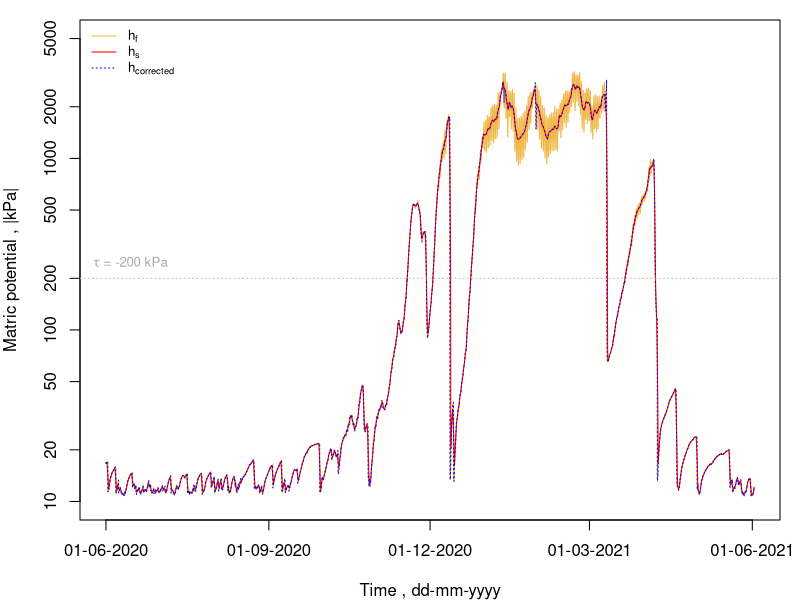
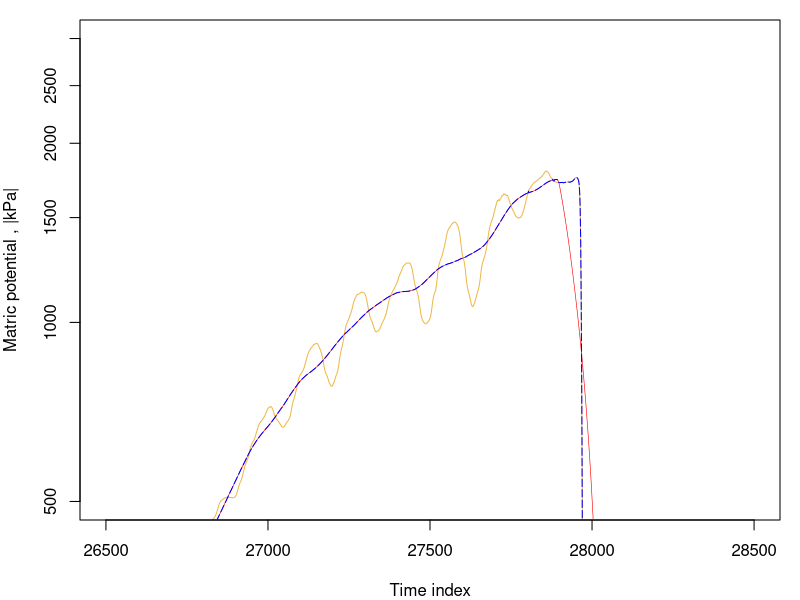
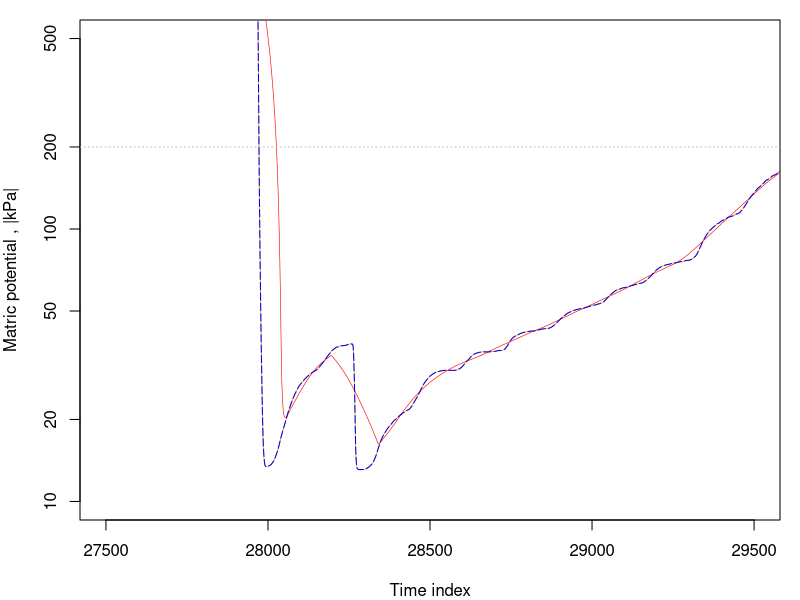

These figures' R source, in order:
rm(list = ls())

# ---- Day-scale Temperature Sensitivity Correction ----
#' @author Sebastián Bravo Peña, Meindert Commelin, & Ole Wendroth
 
# This approach first requires the computation of the noise signal. For which 
# we proposed the Convergence-Divergence Noise Signal (CDNS) function. 

#' @title Convergence-Divergence Noise Signal (CDNS): rollmean.cdns() 
#' @description Computes centered fast and slow simple moving averages (SMA) to 
#' calculate the noise signal. 
#' @param data Data frame with columns order as follows:
#' date = 1st col, date-time
#' num  = 2nd col, number of observation 
#' mp   = 3th col, absolute value of pressure head
#' @param k1 odd-number window size for fast SMA
#' @param k2 odd-number window size for slow SMA

# Creating a temporary data frame with the new indexes (extremes discarded)
# the idx will start from 1 + (k-1)/2, and end nrow(data) - (k-1)/2
# so the first value of the new df can calculate the MA from data rows  
# Two data frames will run in parallel
rollmean.cdns <- function(data, k1, k2) {
  
  # FAST simple moving average (SMA)
  idx_f <- seq(from = 1+(k1-1)/2, to = (nrow(data)-(k1-1)/2), by = 1)
  df_f  <- data.frame(idx_f) # creates the first column in the df_f
  
  # Calculating fast SMA average for head, theta and temp
  for (i in 3:ncol(data)) {
    df_f[[paste0(names(data)[i], "_f")]] <- NA
    
    for (j in idx_f) {
      if (any(!is.na(data[(j-(k1-1)/2):(j+(k1-1)/2), i]))) {
        df_f[j-(k1-1)/2, paste0(names(data)[i], "_f")] <- mean((data[(j-(k1-1)/2):(j+(k1-1)/2), i]), na.rm = TRUE)
      } else {
        df_f[j-(k1-1)/2, paste0(names(data)[i], "_f")] <- data[(j-(k1-1)/2), i]
      }
    }
  }
  # SLOW simple moving average (SMA)
  idx_s <- seq(from = 1+(k2-1)/2, to = (nrow(data)-(k2-1)/2), by = 1)
  df_s  <- data.frame(idx_s) # this create the first column in the df_s
  
  # Calculating moving average for head
  for (i in 3) {
    df_s[[paste0(names(data)[i], "_s")]] <- NA
    
    for (j in idx_s) {
      if (any(!is.na(data[(j-(k2-1)/2):(j+(k2-1)/2), i]))) {
        df_s[j-(k2-1)/2, paste0(names(data)[i], "_s")] <- mean((data[(j-(k2)/2):(j+(k2-1)/2), i]), na.rm = TRUE)
      } else {
        df_s[j-(k2-1)/2, paste0(names(data)[i], "_s")] <- data[(j-(k2-1)/2), i]
      }
    }
  }
  
  N <- nrow(data)
  data$wc   <- c(data$wc[1:floor(k1/2)], df_f$wc_f, data$wc[(N-floor(k1/2)+1):N])
  data$temp <- c(data$temp[1:floor(k1/2)], df_f$temp_f, data$temp[(N-floor(k1/2)+1):N])
  data$mp_f <- c(data$mp[1:floor(k1/2)], df_f$mp_f, data$mp[(N-floor(k1/2)+1):N])
  data$mp_s <- c(data$mp[1:floor(k2/2)], df_s$mp_s, data$mp[(N-floor(k2/2)+1):N])
  data$macd <- data$mp_s-data$mp_f
  
  return(data)
}

#' @title Temperature Sensitivity Correction Function (TSCF): tscf.function()
#' @param data Data frame returned by the CDNS function.
#' @param tau Matric potential threshold for temperature sensitivity
#' @param signal Threshold to discriminate noise from wetting front signal change

tscf.function <- function(data, tau, k1, k2, signal = 0.3) {
  # Initialize variables
  tau <- tau # Set the temperature sensitivity threshold
  df$jump <- 0 # State variable to jump from mp_s to mp_f (0: no jump, 1 = jump)
  df$sens <- 0 # State variable to define sensitivity range (0: h <= 200, 1: h > 200)
  df$mp_corrected <- NaN # Corrected time series combining MACD
  jumped <- FALSE
  
  # Loop through the data
  for (i in k2:(nrow(df) - k2 + 1)) {
    
    # Check for NA/NaN values
    if (all(!is.na(df$macd[(i - k2 + 1):(i)])) &&
        all(!is.na(df$macd[(i + 1):(i + k2 - 1)])) &&
        all(!is.na(df$mp_f[i])) &&
        all(!is.na(df$mp_s[i])))  {
      
      # We set the jump backward from mp_s to mp_f
      if ((max(df$macd[(i - k2 + 1):(i)], na.rm = TRUE)) < 
          (signal * max(abs(df$macd[(i + 1):(i + k2 - 1)]), na.rm = TRUE)) &&
          
          (-10 < df$macd[i]) & (df$macd[i] < 10) &&
          
          (0.99 < (df$mp_f[i]/df$mp_s[i]) & (df$mp_f[i]/df$mp_s[i]) < 1.01) &&
          
          sd(df$macd[(i - k2 + 1):(i)], na.rm = TRUE) < 
          sd(df$macd[(i + 1):(i + k2 - 1)], na.rm = TRUE) &&
          
          any(diff(df$mp_s[i:(i + k2 - 1)]) <= 0))  {
        
        # Set jump to 1 if conditions are met
        df$jump[i] <- 1
        jumped <- 1
      } else {
        df$jump[i] <- 0 
      }  
      
      # We set conditions for the sensitivity range
      if (df$mp_f[i] > tau) {
        df$sens[i] <- 1 
      } else {
        df$jump[i] <- 0
        jumped <- 0
        df$sens[i] <- 0 
      }
      # Check if jumped should be deactivated
      if (jumped == 1) {
        df$jump[i] <- 1
        if (i + k1 <= nrow(df)) {
          # Deactivate jumped if mp_s starts increasing
          if (df$mp_s[i + k1] > df$mp_s[i + k1 - 1]) {
            jumped <- 0
          }
        }
      }
      
    } else {
      df$jump[i] <- NA
      df$sens[i] <- NA
      df$mp_corrected[i] <- NA
    }
  }

  for (i in 1:nrow(df))  {
    # Combining MACD into a corrected time series
    if ((df$sens[i] == 1 && df$jump[i] == 1) || df$sens[i] == 0) {
      df$mp_corrected[i] <- df$mp_f[i]
    } else {
      df$mp_corrected[i] <- df$mp_s[i]
    }
  }
  # remove unnecessary columns
  df$jump <- NULL
  df$sens <- NULL
  
  return(df)
}

# ---- Example run ----
df <- read.csv(file = "Example_data.csv", header = TRUE, sep = ";") 

# Parameters
k1 <- 7
k2 <- 145
tau <- 200

# Run both functions
df <- rollmean.cdns(df, k1, k2)
df <- tscf.function(df, tau, k1, k2)

summary(df) # print summary

# Visualizing
par(mfrow = c(1,1), mar = c(4, 4, 1, 1))
plot(df$mp_f, type = 'l', lwd = 1, log = 'y', pch = ".", ylim = c(10,5000),
     ylab = 'Matric potential , |kPa|', col = '#EEB949', xlab = 'Time , dd-mm-yyyy', xaxt ='n')
lines(df$mp_s, col = 'red', lwd = 1, lty = 1)
lines(df$mp_corrected, col = 'blue', lwd = 1, lty = "dotted")
abline(h = tau, lty = 3, col = 'grey')
legend('topleft', legend = c(expression("h"[f]), expression("h"[s]), expression("h"[corrected])), 
       lty = c(1,1,3), col = c('#EEB949', 'red', 'blue'), 
       lwd = c(1,1,1), cex = 0.8, bty = 'n')
axis(side = 1, at = c(1, 13249, 26359,  39319, 52561), 
     lab = expression("01-06-2020", "01-09-2020", "01-12-2020", "01-03-2021", "01-06-2021"), cex.axis = 1)
text(y = 250, x = 2000, expression(paste(tau, ' = -200 kPa')), col = 'darkgrey', cex = 0.8)

# Zoomed-in 1
plot(df$mp_f, type = 'l', lwd = 1, log = 'y', lty = 1, xlim = c(26500,28500),ylim = c(500,3000),
     ylab = 'Matric potential , |kPa|', col = '#EEB949', xlab = 'Time index')
lines(df$mp_s, col = 'red', lwd = 0.6, lty = 1)
lines(df$mp_corrected, col = 'blue', lwd = 1, lty = 5)
abline(h = tau, lty = 3, col = 'grey')

# Zoomed-in 2
plot(df$mp_f, type = 'l', lwd = 1, log = 'y', lty = 1 ,xlim = c(27500,29500), ylim = c(10,500),
     ylab = 'Matric potential , |kPa|', col = '#EEB949', xlab = 'Time index')
lines(df$mp_s, col = 'red', lwd = 0.6, lty = 1)
lines(df$mp_corrected, col = 'blue', lwd = 1, lty = 5)
abline(h = tau, lty = 3, col = 'grey')
